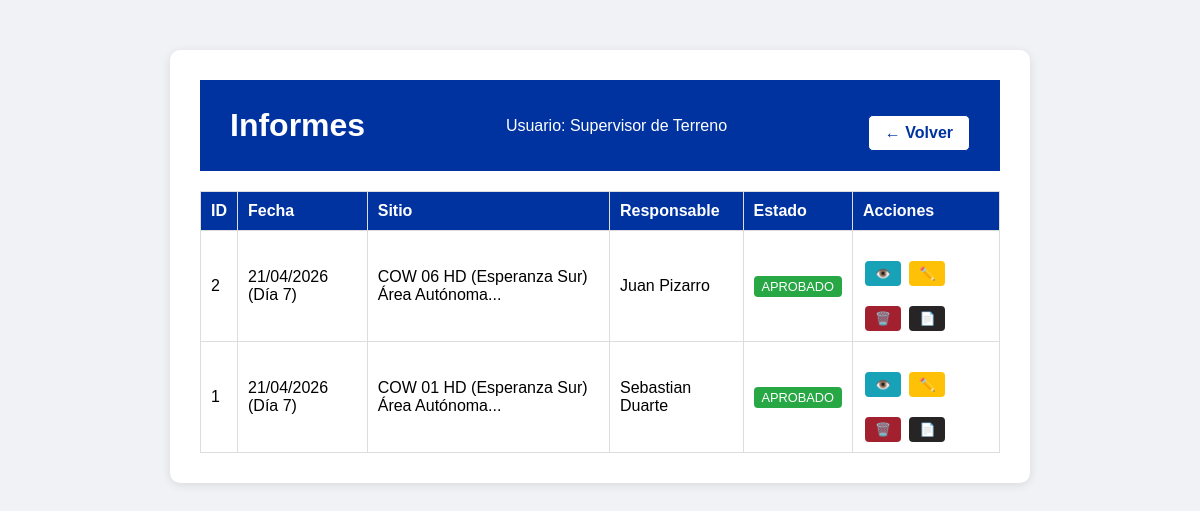
Before: /ver_informes (signed in) with the older database file.
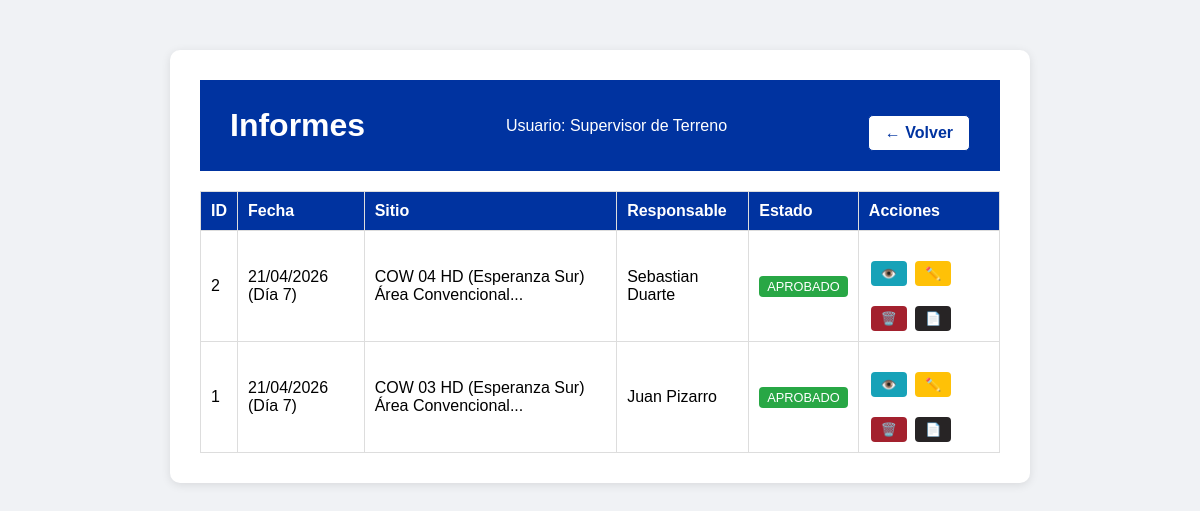
After: the same page with the newer database file.
### app.py (models this page shows, shortened)
class Usuario(db.Model):
    id = db.Column(db.Integer, primary_key=True)
    username = db.Column(db.String(20), unique=True, nullable=False)
    password = db.Column(db.String(200), nullable=False)
    nombre = db.Column(db.String(50), nullable=False)
    rol = db.Column(db.String(20), nullable=False)
    email = db.Column(db.String(100), nullable=True)
    fecha_registro = db.Column(db.DateTime, default=datetime.utcnow)

class InspeccionCOW(db.Model):
    id = db.Column(db.Integer, primary_key=True)
    usuario_id = db.Column(db.Integer, db.ForeignKey('usuario.id'), nullable=False)
    sitio_id = db.Column(db.Integer, db.ForeignKey('sitio.id'), nullable=True)
    fecha = db.Column(db.String(20), nullable=False)
    dia_turno = db.Column(db.Integer, nullable=False)
    responsable = db.Column(db.String(50), nullable=False)
    horometro = db.Column(db.Integer, nullable=False)
    hora_inicio = db.Column(db.String(10), nullable=False)
    hora_termino = db.Column(db.String(10), nullable=False)
    horas_funcionamiento = db.Column(db.Integer, nullable=True)
    cantidad_arranques = db.Column(db.Integer, nullable=True)
    nivel_aceite = db.Column(db.String(10), nullable=True)
    nivel_combustible = db.Column(db.String(10), nullable=True)
    nivel_refrigerante = db.Column(db.String(10), nullable=True)
    proxima_mantencion = db.Column(db.Integer, nullable=True)
    estado_ge_principal = db.Column(db.String(10), nullable=True)
    uso_ge_auxiliar = db.Column(db.String(5), nullable=True)
    limpieza_ge_interior = db.Column(db.String(5), nullable=True)
    limpieza_radiador = db.Column(db.String(5), nullable=True)
    sistema_combustible = db.Column(db.String(5), nullable=True)
    arranque_automatico = db.Column(db.String(5), nullable=True)
    limpieza_interior = db.Column(db.String(5), nullable=True)
    limpieza_exterior = db.Column(db.String(5), nullable=True)
    cable_5p_4p = db.Column(db.String(5), nullable=True)
    adaptador_ge_aux = db.Column(db.String(5), nullable=True)
    limpieza_rack_energia = db.Column(db.String(5), nullable=True)
    estado_planta_vertiv = db.Column(db.String(5), nullable=True)
    rectificador_n1 = db.Column(db.String(5), nullable=True)
    rectificador_n2 = db.Column(db.String(5), nullable=True)
    rectificador_n3 = db.Column(db.String(5), nullable=True)
    estado_air_scale = db.Column(db.String(5), nullable=True)
    estado_alarmas = db.Column(db.String(5), nullable=True)
    estado_7250_ixr = db.Column(db.String(5), nullable=True)
    estado_fpfh = db.Column(db.String(5), nullable=True)
    conversor_solar_n1 = db.Column(db.String(5), nullable=True)
    conversor_solar_n2 = db.Column(db.String(5), nullable=True)
    limpieza_rack_baterias = db.Column(db.String(5), nullable=True)
    estado_baterias = db.Column(db.String(5), nullable=True)
    estado_inversor = db.Column(db.String(5), nullable=True)
    estado_ventiladores = db.Column(db.String(5), nullable=True)
    limpieza_rack_telecom = db.Column(db.String(5), nullable=True)
    limpieza_paneles = db.Column(db.String(5), nullable=True)
    estructura_paneles = db.Column(db.String(5), nullable=True)
    cantidad_cunas = db.Column(db.String(10), nullable=True)
    checkpoints = db.Column(db.String(5), nullable=True)
    presion_neumaticos = db.Column(db.String(5), nullable=True)
    estado_torre = db.Column(db.String(5), nullable=True)
    estado_piolas_viento = db.Column(db.String(5), nullable=True)
    nivelacion_carro = db.Column(db.String(5), nullable=True)
    gatas_posicionamiento = db.Column(db.String(5), nullable=True)
    manivelas_izaje = db.Column(db.String(5), nullable=True)
    observaciones_ge = db.Column(db.Text, nullable=True)
    observaciones_rack = db.Column(db.Text, nullable=True)
    observaciones_estructuras = db.Column(db.Text, nullable=True)
    foto_1 = db.Column(db.String(200), nullable=True)
    foto_2 = db.Column(db.String(200), nullable=True)
    foto_3 = db.Column(db.String(200), nullable=True)
    foto_rack_1 = db.Column(db.String(200), nullable=True)
    foto_rack_2 = db.Column(db.String(200), nullable=True)
    foto_rack_3 = db.Column(db.String(200), nullable=True)
    foto_estructuras_1 = db.Column(db.String(200), nullable=True)
    foto_estructuras_2 = db.Column(db.String(200), nullable=True)
    foto_estructuras_3 = db.Column(db.String(200), nullable=True)
    foto_levantamiento_1 = db.Column(db.String(200), nullable=True)
    foto_levantamiento_2 = db.Column(db.String(200), nullable=True)
    foto_levantamiento_3 = db.Column(db.String(200), nullable=True)
    foto_levantamiento_4 = db.Column(db.String(200), nullable=True)
    foto_levantamiento_5 = db.Column(db.String(200), nullable=True)
    foto_levantamiento_6 = db.Column(db.String(200), nullable=True)
    foto_levantamiento_7 = db.Column(db.String(200), nullable=True)
    foto_levantamiento_8 = db.Column(db.String(200), nullable=True)
    foto_levantamiento_9 = db.Column(db.String(200), nullable=True)
    foto_levantamiento_10 = db.Column(db.String(200), nullable=True)
    foto_levantamiento_11 = db.Column(db.String(200), nullable=True)
    foto_levantamiento_12 = db.Column(db.String(200), nullable=True)
    foto_levantamiento_13 = db.Column(db.String(200), nullable=True)
    foto_levantamiento_14 = db.Column(db.String(200), nullable=True)
    foto_levantamiento_15 = db.Column(db.String(200), nullable=True)
    foto_levantamiento_16 = db.Column(db.String(200), nullable=True)
    foto_levantamiento_17 = db.Column(db.String(200), nullable=True)
    foto_levantamiento_18 = db.Column(db.String(200), nullable=True)
    foto_levantamiento_19 = db.Column(db.String(200), nullable=True)
    foto_levantamiento_20 = db.Column(db.String(200), nullable=True)
    foto_levantamiento_21 = db.Column(db.String(200), nullable=True)
    foto_levantamiento_22 = db.Column(db.String(200), nullable=True)
    foto_levantamiento_23 = db.Column(db.String(200), nullable=True)
    foto_levantamiento_24 = db.Column(db.String(200), nullable=True)
    foto_levantamiento_25 = db.Column(db.String(200), nullable=True)
    foto_levantamiento_26 = db.Column(db.String(200), nullable=True)
    foto_levantamiento_27 = db.Column(db.String(200), nullable=True)
    foto_levantamiento_28 = db.Column(db.String(200), nullable=True)
    foto_levantamiento_29 = db.Column(db.String(200), nullable=True)
    foto_levantamiento_30 = db.Column(db.String(200), nullable=True)
    foto_levantamiento_31 = db.Column(db.String(200), nullable=True)
    foto_levantamiento_32 = db.Column(db.String(200), nullable=True)
    foto_levantamiento_33 = db.Column(db.String(200), nullable=True)
    foto_mejora_1 = db.Column(db.String(200), nullable=True)
    descripcion_mejora_1 = db.Column(db.String(500), nullable=True)
    foto_mejora_2 = db.Column(db.String(200), nullable=True)
    descripcion_mejora_2 = db.Column(db.String(500), nullable=True)
    foto_mejora_3 = db.Column(db.String(200), nullable=True)
    descripcion_mejora_3 = db.Column(db.String(500), nullable=True)
    foto_mejora_4 = db.Column(db.String(200), nullable=True)
    descripcion_mejora_4 = db.Column(db.String(500), nullable=True)
    motivo_rechazo = db.Column(db.String(500), nullable=True)
    estado = db.Column(db.String(20), default='pendiente')  # pendiente, aprobado, rechazado
    fecha_registro = db.Column(db.DateTime, default=datetime.utcnow)
    usuario = db.relationship('Usuario', backref='inspecciones_cow')

class Sitio(db.Model):
    id = db.Column(db.Integer, primary_key=True)
    nombre_sitio = db.Column(db.String(150), unique=True, nullable=False)
    area = db.Column(db.String(50), nullable=True)  # Ej: "Área Autónoma", "Área Convencional", "Fuera Área Mina"
    tipo = db.Column(db.String(20), nullable=True)  # Ej: "HD", "LIGHT", "FAST SITE"
    ubicacion = db.Column(db.String(100), nullable=True)  # Ej: "Esperanza Sur", "OXE Encuentro"
    activo = db.Column(db.Boolean, default=True)
    inspecciones = db.relationship('InspeccionCOW', backref='sitio_ref', lazy=True)

### app.py (the view)
@app.route('/ver_informes')
def ver_informes():
    if 'username' not in session:
        return redirect(url_for('login'))
    usuario_actual = Usuario.query.filter_by(username=session['username']).first()
    if usuario_actual.rol == 'supervisor':
        inspecciones = InspeccionCOW.query.order_by(InspeccionCOW.fecha_registro.desc()).all()
    else:
        inspecciones = InspeccionCOW.query.filter_by(usuario_id=usuario_actual.id).order_by(InspeccionCOW.fecha_registro.desc()).all()
    return render_template('ver_informes.html', usuario=session['nombre'], rol=session['rol'], inspecciones=inspecciones)

### templates/ver_informes.html (shortened to what this page needs)
<!DOCTYPE html>
<html lang="es">
<head>
    <link rel="stylesheet" href="{{ url_for('static', filename='style.css') }}">
</head>
<body>
    <div class="container">
        <div class="header">
            <h1>Informes</h1>
            <p>Usuario: {{ usuario }}</p>
            <a href="{{ url_for('menu') }}" class="volver-btn">← Volver</a>
        </div>
        {% if inspecciones %}
            <table class="tabla-informes">
                <thead>
                    <tr>
                        <th>ID</th>
                        <th>Fecha</th>
                        <th>Sitio</th>
                        <th>Responsable</th>
                        <th>Estado</th>
                        <th>Acciones</th>
                    </tr>
                </thead>
                <tbody>
                    {% for ins in inspecciones %}
                    <tr>
                        <td>{{ ins.id }}</td>
                        <td>{{ ins.fecha }} (Día {{ ins.dia_turno }})</td>
                        <td>{{ ins.sitio_ref.nombre_sitio[:50] if ins.sitio_ref else 'N/A' }}...</td>
                        <td>{{ ins.responsable }}</td>
                        <td>
                            <span class="estado {{ ins.estado }}">
                                {{ ins.estado|upper }}
                            </span>
                        </td>
                        <td>
            <a href="{{ url_for('ver_informe', id=ins.id) }}" class="btn-ver">👁️</a>
            <a href="{{ url_for('editar_informe', id=ins.id) }}" class="btn-editar">✏️</a>
            <a href="{{ url_for('borrar_informe', id=ins.id) }}" class="btn-borrar" onclick="return confirm('¿Eliminar este informe?')">🗑️</a>
            {% if ins.estado == 'aprobado' %}
            <a href="{{ url_for('generar_pdf', id=ins.id) }}" class="btn-pdf" target="_blank">📄</a>
            {% endif %}
                        </td>
                    </tr>
                    {% endfor %}
                </tbody>
            </table>
        {% else %}
            <p>No hay informes registrados.</p>
        {% endif %}
    </div>
</body>
</html>

### static/style.css (style rules this page uses)
body { font-family: Arial, sans-serif; background-color: #f0f2f5; margin: 0; padding: 0; }
.container { max-width: 800px; margin: 50px auto; background-color: white; padding: 30px; border-radius: 10px; box-shadow: 0 2px 10px rgba(0,0,0,0.1); text-align: center; }
.container h1 { color: #0033a0; }
.container a { display: inline-block; margin-top: 20px; color: #0033a0; text-decoration: none; }
.header { background-color: #0033a0; color: white; padding: 20px 30px; display: flex; justify-content: space-between; align-items: center; }
.header h1 { margin: 0; color: white; }
.header p { margin: 0; }
.header .volver-btn { display: inline-block; margin-top: 15px; padding: 8px 16px; background-color: white; color: #0033a0 !important; text-decoration: none; border-radius: 5px; font-weight: bold; border: 1px solid #0033a0; }
.tabla-informes { width: 100%; border-collapse: collapse; margin-top: 20px; }
.tabla-informes th, .tabla-informes td { border: 1px solid #ddd; padding: 10px; text-align: left; }
.tabla-informes th { background-color: #0033a0; color: white; }
.estado { padding: 3px 8px; border-radius: 4px; font-size: 0.8em; }
.estado.aprobado { background-color: #28a745; color: white; }
.btn-ver, .btn-aprobar, .btn-rechazar { padding: 5px 10px; border-radius: 4px; text-decoration: none; font-size: 0.8em; margin: 0 2px; }
.btn-ver { background-color: #17a2b8; color: white; }
.btn-editar { background-color: #ffc107; color: #333; padding: 5px 10px; border-radius: 4px; text-decoration: none; font-size: 0.8em; margin: 0 2px; }
.btn-borrar { background-color: #a3212e; color: white; padding: 5px 10px; border-radius: 4px; text-decoration: none; font-size: 0.8em; margin: 0 2px; }
.btn-pdf { background-color: #272425; color: white; padding: 5px 10px; border-radius: 4px; text-decoration: none; font-size: 0.8em; margin: 0 2px; }

Changed rows visible on the page:
changed InspeccionCOW id 2: sitio_ref "COW 06 HD (Esperanza Sur) Área Autónoma" → "COW 04 HD (Esperanza Sur) Área Convencional"; responsable "Juan Pizarro" → "Sebastian Duarte"
changed InspeccionCOW id 1: sitio_ref "COW 01 HD (Esperanza Sur) Área Autónoma" → "COW 03 HD (Esperanza Sur) Área Convencional"; responsable "Sebastian Duarte" → "Juan Pizarro"
